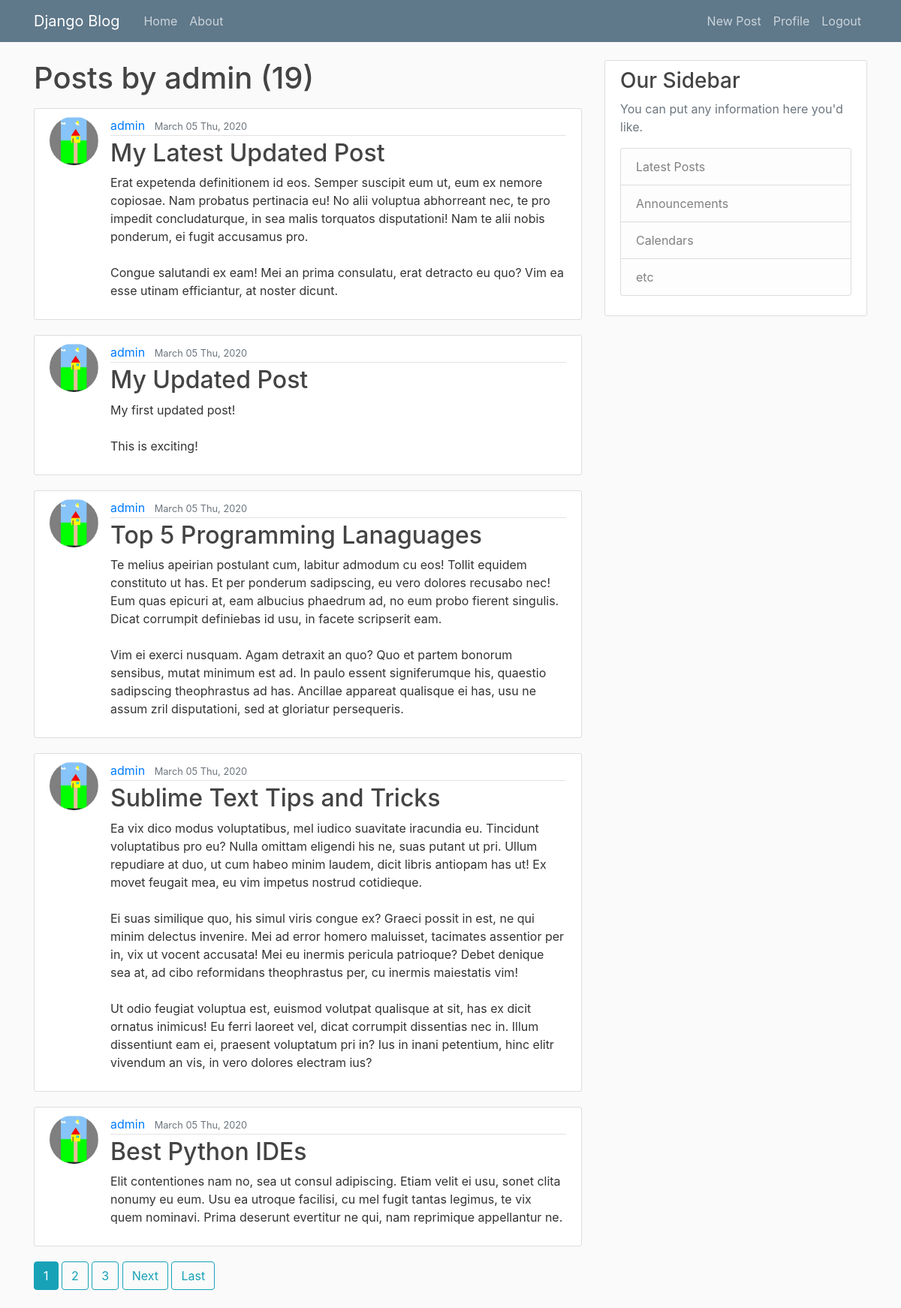
/user/admin (signed in), run on the app's committed database.
### blog/models.py (models this page shows, shortened)
class Post(models.Model):
    title = models.CharField(max_length=100)
    content = models.TextField()
    date_posted = models.DateField(default=timezone.now)
    author = models.ForeignKey(User, on_delete=models.CASCADE)

### users/models.py (models this page shows, shortened)
class Profile(models.Model):
    user = models.OneToOneField(User, on_delete=models.CASCADE)
    image = models.ImageField(default='default.jpg', upload_to='profile_pics')

### blog/views.py (the view)
# urls.py: path('user/<str:username>', UserPostListView.as_view(), name='user-posts'),
class UserPostListView(ListView):
    model = Post
    template_name = 'blog/user_posts.html'
    context_object_name = 'posts'
    paginate_by = 5
    def get_queryset(self):
        user = get_object_or_404(User, username=self.kwargs.get('username'))
        return Post.objects.filter(author=user).order_by('-date_posted')

### blog/templates/blog/user_posts.html (shortened to what this page needs)
{% extends "blog/base.html" %}
{% block content %}
    <h1 class="mb-3">Posts by {{ view.kwargs.username }} ({{ page_obj.paginator.count }})</h1>
    {% for post in posts %}
        <article class="media content-section">
            <img class="rounded-circle article-img" src="{{post.author.profile.image.url }}"/>
            <div class="media-body">
            <div class="article-metadata">
                <a class="mr-2" href="{% url 'user-posts' post.author.username %}">{{ post.author }}</a>
                <small class="text-muted">{{ post.date_posted|date:"F d D, Y " }}</small>
            </div>
            <h2><a class="article-title" href="{% url 'post-detail' post.id %}">{{ post.title }}</a></h2>
            <p class="article-content">{{ post.content }}</p>
            </div>
        </article>
    {% endfor %}
    {% if is_paginated %}
        {% for num in page_obj.paginator.page_range %}
            {% if page_obj.number == num %}
                <a class="btn btn-info mb-4" href="?page={{ num }}">{{ num }}</a>
        {% elif num > page_obj.number|add:'-3' and num < page_obj.number|add:'3' %}
            <a class="btn btn-outline-info mb-4" href="?page={{ num }}">{{ num }}</a>
        {% endif %}
        {% endfor %}
        {% if page_obj.has_next %}
            <a class="btn btn-outline-info mb-4" href="?page={{ page_obj.next_page_number }}">Next</a>
            <a class="btn btn-outline-info mb-4" href="?page={{ page_obj.paginator.num_pages }}">Last</a>
        {% endif %}
    {% endif %}
{% endblock content %}

### blog/static/blog/main.css (style rules this page uses)
body { background: #fafafa; color: #333333; margin-top: 5rem; }
h1, h2, h3, h4, h5, h6 { color: #444444; }
.content-section { background: #ffffff; padding: 10px 20px; border: 1px solid #dddddd; border-radius: 3px; margin-bottom: 20px; }
.article-title { color: #444444; }
.article-content { white-space: pre-line; }
.article-img { height: 65px; width: 65px; margin-right: 16px; }
.article-metadata { padding-bottom: 1px; margin-bottom: 4px; border-bottom: 1px solid #e3e3e3 }

### data on the page
Post: author.profile.image (picture), author "admin", date_posted "March 05 Thu, 2020", title "My Latest Updated Post", content "Erat expetenda definitionem id eos. Semper suscipit eum ut, eum ex nemore copiosae. Nam probatus pertinacia eu! No alii voluptua abhorreant nec, te pro impedit concludaturque, in sea malis torquatos disputationi! Nam te alii nobis ponderum, ei fugit accusamus pro. Congue salutandi ex eam! Mei an prima consulatu, erat detracto eu quo? Vim ea esse utinam efficiantur, at noster dicunt."
Post: author.profile.image (picture), author "admin", date_posted "March 05 Thu, 2020", title "My Updated Post", content "My first updated post! This is exciting!"
Post: author.profile.image (picture), author "admin", date_posted "March 05 Thu, 2020", title "Top 5 Programming Lanaguages", content "Te melius apeirian postulant cum, labitur admodum cu eos! Tollit equidem constituto ut has. Et per ponderum sadipscing, eu vero dolores recusabo nec! Eum quas epicuri at, eam albucius phaedrum ad, no eum probo fierent singulis. Dicat corrumpit definiebas id usu, in facete scripserit eam. Vim ei exerci nusquam. Agam detraxit an quo? Quo et partem bonorum sensibus, mutat minimum est ad. In paulo essent signiferumque his, quaestio sadipscing theophrastus ad has. Ancillae appareat qualisque ei has, usu ne assum zril disputationi, sed at gloriatur persequeris."
Post: author.profile.image (picture), author "admin", date_posted "March 05 Thu, 2020", title "Sublime Text Tips and Tricks", content "Ea vix dico modus voluptatibus, mel iudico suavitate iracundia eu. Tincidunt voluptatibus pro eu? Nulla omittam eligendi his ne, suas putant ut pri. Ullum repudiare at duo, ut cum habeo minim laudem, dicit libris antiopam has ut! Ex movet feugait mea, eu vim impetus nostrud cotidieque. Ei suas similique quo, his simul viris congue ex? Graeci possit in est, ne qui minim delectus invenire. Mei ad error homero maluisset, tacimates assentior per in, vix ut vocent accusata! Mei eu inermis pericula patrioque? Debet denique sea at, ad cibo reformidans theophrastus per, cu inermis maiestatis vim! Ut odio feugiat voluptua est, euismod volutpat qualisque at sit, has ex dicit ornatus inimicus! Eu…"
Post: author.profile.image (picture), author "admin", date_posted "March 05 Thu, 2020", title "Best Python IDEs", content "Elit contentiones nam no, sea ut consul adipiscing. Etiam velit ei usu, sonet clita nonumy eu eum. Usu ea utroque facilisi, cu mel fugit tantas legimus, te vix quem nominavi. Prima deserunt evertitur ne qui, nam reprimique appellantur ne."

### other printed values
{{ view.kwargs.username }} "admin"
{{ page_obj.paginator.count }} "19"
{{ num }} "1"
{{ num }} "2" "3"
